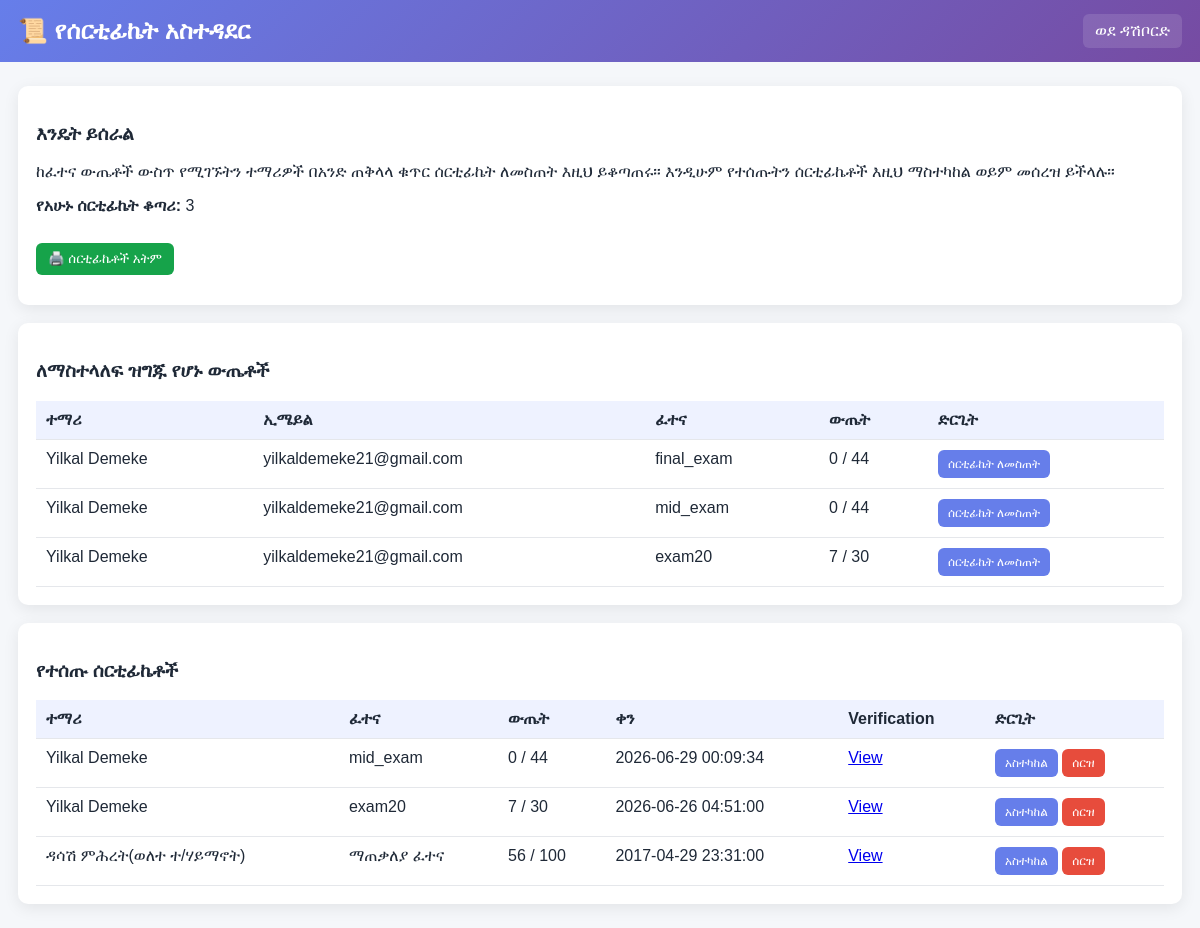
Screenshot of /admin_certificate.php (signed in) with the database file from the repository.
### tables this page shows
CREATE TABLE `exam_submissions` (
  `id` int(11) NOT NULL AUTO_INCREMENT,
  `student_id` varchar(100) NOT NULL,
  `student_name` varchar(255) NOT NULL,
  `exam_type` varchar(50) NOT NULL,
  `access_code` varchar(50) NOT NULL,
  `score` int(11) NOT NULL DEFAULT 0,
  `total_questions` int(11) NOT NULL DEFAULT 0,
  `answers` longtext DEFAULT NULL CHECK (json_valid(`answers`)),
  `submitted_at` datetime DEFAULT current_timestamp(),
  PRIMARY KEY (`id`)
);

CREATE TABLE `students` (
  `id` int(11) NOT NULL AUTO_INCREMENT,
  `name` varchar(255) NOT NULL,
  `email` varchar(255) NOT NULL,
  `student_id` varchar(100) NOT NULL,
  `password_hash` varchar(255) NOT NULL,
  `role` varchar(30) NOT NULL DEFAULT 'Student',
  `created_at` datetime DEFAULT current_timestamp(),
  `email_verified` tinyint(1) NOT NULL DEFAULT 0,
  `email_verification_token` varchar(255) DEFAULT NULL,
  `email_verified_at` datetime DEFAULT NULL,
  `location_country` varchar(100) DEFAULT NULL,
  `location_city` varchar(100) DEFAULT NULL,
  `location_lat` decimal(10,6) DEFAULT NULL,
  `location_lng` decimal(10,6) DEFAULT NULL,
  `country` varchar(100) DEFAULT NULL,
  `city` varchar(100) DEFAULT NULL,
  `latitude` decimal(10,7) DEFAULT NULL,
  `longitude` decimal(10,7) DEFAULT NULL,
  PRIMARY KEY (`id`),
  UNIQUE KEY `email` (`email`),
  UNIQUE KEY `student_id` (`student_id`)
);

CREATE TABLE `certificates` (
  `id` int(11) NOT NULL AUTO_INCREMENT,
  `student_id` varchar(100) NOT NULL,
  `student_name` varchar(255) NOT NULL,
  `exam_type` varchar(50) NOT NULL,
  `score` int(11) NOT NULL DEFAULT 0,
  `total_questions` int(11) NOT NULL DEFAULT 0,
  `issued_at` datetime DEFAULT current_timestamp(),
  `certificate_title` varchar(255) NOT NULL DEFAULT 'የማጠናከር ሰርቲፊኬት',
  `seal_text_top` varchar(255) NOT NULL DEFAULT 'ቤተ ገብርኤል',
  `seal_text_bottom` varchar(255) NOT NULL DEFAULT 'ዲ/ን ሶፎንያስ ደመቀ',
  `signer_name` varchar(255) NOT NULL DEFAULT 'Authorized Signatory',
  `signer_position` varchar(255) DEFAULT NULL,
  `signature_data` longtext DEFAULT NULL,
  `seal_image` varchar(255) DEFAULT NULL,
  `instructor_photo` varchar(255) DEFAULT NULL,
  `student_photo` varchar(255) DEFAULT NULL,
  `show_watermark` tinyint(1) NOT NULL DEFAULT 1,
  `certificate_code` varchar(50) DEFAULT NULL,
  `verification_token` varchar(255) DEFAULT NULL,
  `verification_url` varchar(500) DEFAULT NULL,
  `qr_code_url` varchar(500) DEFAULT NULL,
  `certificate_status` varchar(20) NOT NULL DEFAULT 'Valid',
  `course_name` varchar(255) DEFAULT NULL,
  `completion_date` datetime DEFAULT NULL,
  PRIMARY KEY (`id`),
  UNIQUE KEY `uq_certificate` (`student_id`,`exam_type`)
);

### db.php (called while the page is built, shortened)
<?php
if (!function_exists('safe')) {
    function safe($value): string
    {
        if (is_scalar($value)) {
            return htmlspecialchars((string)$value, ENT_QUOTES, 'UTF-8');
        }
        return '';
    }
}

### admin_certificate.php (the view, shortened to what this page needs)
<?php
require_once __DIR__ . '/db.php';
try {
    $pdo->exec('CREATE TABLE IF NOT EXISTS certificates (
        id INT AUTO_INCREMENT PRIMARY KEY,
        student_id VARCHAR(100) NOT NULL,
        student_name VARCHAR(255) NOT NULL,
        exam_type VARCHAR(50) NOT NULL,
        score INT NOT NULL DEFAULT 0,
        total_questions INT NOT NULL DEFAULT 0,
        certificate_code VARCHAR(50) DEFAULT NULL,
        verification_token VARCHAR(128) DEFAULT NULL,
        verification_url VARCHAR(500) DEFAULT NULL,
        qr_code_url VARCHAR(500) DEFAULT NULL,
        certificate_status VARCHAR(20) NOT NULL DEFAULT "Valid",
        course_name VARCHAR(255) DEFAULT NULL,
        completion_date DATETIME DEFAULT NULL,
        last_verified_at DATETIME DEFAULT NULL,
        last_verified_ip VARCHAR(45) DEFAULT NULL,
        last_verified_user_agent VARCHAR(500) DEFAULT NULL,
        issued_at DATETIME DEFAULT CURRENT_TIMESTAMP,
        UNIQUE KEY uq_certificate (student_id, exam_type)
    ) ENGINE=InnoDB DEFAULT CHARSET=utf8mb4 COLLATE=utf8mb4_unicode_ci');
} catch (PDOException $e) {
    $error = 'Certificate table setup failed: ' . $e->getMessage();
}
try {
    $stmt = $pdo->query('SELECT es.*, s.email FROM exam_submissions es LEFT JOIN students s ON s.student_id = es.student_id ORDER BY es.submitted_at DESC');
    $submissions = $stmt->fetchAll();
} catch (PDOException $e) {
    $submissions = [];
    $error = 'DB ችግኝ አለ። ' . $e->getMessage();
}
try {
    $stmt = $pdo->query('SELECT COUNT(*) as total_certificates FROM certificates');
    $dashboard_certificate_count = (int)($stmt->fetch()['total_certificates'] ?? 0);
} catch (PDOException $e) {
    $dashboard_certificate_count = 0;
}
try {
    $stmt = $pdo->query('SELECT * FROM certificates ORDER BY issued_at DESC');
    $certificates = $stmt->fetchAll();
} catch (PDOException $e) {
    $certificates = [];
}
?>
<!DOCTYPE html>
<html lang="am">
<head>
</head>
<body>
<div class="topbar">
    <h2 style="margin: 0;">📜 የሰርቲፊኬት አስተዳደር</h2>
    <a href="admin_dashboard.php">ወደ ዳሽቦርድ</a>
</div>
<div class="wrap">
    <div class="card">
        <div class="header-row">
            <div>
                <h3>እንዴት ይሰራል</h3>
                <p>ከፈተና ውጤቶች ውስጥ የሚገኙትን ተማሪዎች በአንድ ጠቅላላ ቁጥር ሰርቲፊኬት ለመስጠት እዚህ ይቆጣጠሩ። እንዲሁም የተሰጡትን ሰርቲፊኬቶች እዚህ ማስተካከል ወይም መሰረዝ ይችላሉ።</p>
                <p><strong>የአሁኑ ሰርቲፊኬት ቆጣሪ:</strong> <?php echo $dashboard_certificate_count; ?></p>
            </div>
            <div class="no-print">
                <button type="button" class="print-btn" onclick="window.print()">🖨️ ሰርቲፊኬቶች አትም</button>
            </div>
        </div>
    </div>
    <div class="card">
        <h3>ለማስተላለፍ ዝግጁ የሆኑ ውጤቶች</h3>
        <table>
            <thead>
                <tr>
                    <th>ተማሪ</th>
                    <th>ኢሜይል</th>
                    <th>ፈተና</th>
                    <th>ውጤት</th>
                    <th>ድርጊት</th>
                </tr>
            </thead>
            <tbody>
                <?php if (empty($submissions)): ?>
                    <tr><td colspan="5">ምንም የፈተና ውጤት የለም።</td></tr>
                <?php else: foreach ($submissions as $row): ?>
                    <tr>
                        <td><?php echo safe($row['student_name']); ?></td>
                        <td><?php echo safe($row['email'] ?? '-'); ?></td>
                        <td><?php echo safe($row['exam_type']); ?></td>
                        <td><?php echo (int)$row['score']; ?> / <?php echo (int)$row['total_questions']; ?></td>
                        <td><a class="btn issue" href="admin_certificate.php?issue=<?php echo (int)$row['id']; ?>">ሰርቲፊኬት ለመስጠት</a></td>
                    </tr>
                <?php endforeach; endif; ?>
            </tbody>
        </table>
    </div>
    <div class="card">
        <h3>የተሰጡ ሰርቲፊኬቶች</h3>
        <table>
            <thead>
                <tr>
                    <th>ተማሪ</th>
                    <th>ፈተና</th>
                    <th>ውጤት</th>
                    <th>ቀን</th>
                    <th>Verification</th>
                    <th>ድርጊት</th>
                </tr>
            </thead>
            <tbody>
                <?php if (empty($certificates)): ?>
                    <tr><td colspan="6">ምንም ሰርቲፊኬት አልተሰጠም።</td></tr>
                <?php else: foreach ($certificates as $row): ?>
                    <tr>
                        <td><?php echo safe($row['student_name']); ?></td>
                        <td><?php echo safe($row['exam_type']); ?></td>
                        <td><?php echo (int)$row['score']; ?> / <?php echo (int)$row['total_questions']; ?></td>
                        <td><?php echo safe($row['issued_at']); ?></td>
                        <td>
                            <?php if (!empty($row['verification_url'])): ?>
                                <a class="link" href="<?php echo htmlspecialchars($row['verification_url'], ENT_QUOTES, 'UTF-8'); ?>" target="_blank">View</a>
                            <?php else: ?>
                                <span style="color:#6b7280;">Pending</span>
                            <?php endif; ?>
                        </td>
                        <td>
                            <a class="btn issue" href="admin_edit_certificate.php?id=<?php echo (int)$row['id']; ?>">አስተካከል</a>
                            <a class="btn del" href="admin_certificate.php?delete=<?php echo (int)$row['id']; ?>" onclick="return confirm('ይህን ሰርቲፊኬት ሰርዝ?');">ሰርዝ</a>
                        </td>
                    </tr>
                <?php endforeach; endif; ?>
            </tbody>
        </table>
    </div>
</div>
</body>
</html>

### admin_certificate.php (style rules this page uses)
* { box-sizing: border-box; }
body { margin: 0; font-family: Arial, sans-serif; background: #f5f7fa; color: #1f2937; }
.topbar { background: linear-gradient(135deg, #667eea 0%, #764ba2 100%); color: white; padding: 14px 18px; display: flex; justify-content: space-between; align-items: center; }
.topbar a { color: white; text-decoration: none; background: rgba(255,255,255,0.12); padding: 8px 12px; border-radius: 6px; }
.wrap { max-width: 1200px; margin: 24px auto; padding: 0 18px; }
.card { background: white; border-radius: 10px; box-shadow: 0 4px 16px rgba(0,0,0,0.08); padding: 18px; margin-bottom: 18px; }
table { width: 100%; border-collapse: collapse; }
th, td { border-bottom: 1px solid #e5e7eb; padding: 10px; text-align: left; vertical-align: top; }
th { background: #eef2ff; }
.btn { display: inline-block; padding: 7px 10px; border-radius: 6px; text-decoration: none; font-size: 12px; }
.btn.issue { background: #667eea; color: white; }
.btn.del { background: #e74c3c; color: white; }
.print-btn { display: inline-block; padding: 8px 12px; border-radius: 6px; background: #16a34a; color: white; text-decoration: none; border: 0; cursor: pointer; }
.header-row { display: flex; justify-content: space-between; align-items: center; gap: 12px; flex-wrap: wrap; margin-bottom: 12px; }

### rows the page displays
exam_submissions: student_name "Yilkal Demeke", students.email "yilkaldemeke21@gmail.com", exam_type "final_exam", score "0", total_questions "44"
exam_submissions: student_name "Yilkal Demeke", students.email "yilkaldemeke21@gmail.com", exam_type "mid_exam", score "0", total_questions "44"
exam_submissions: student_name "Yilkal Demeke", students.email "yilkaldemeke21@gmail.com", exam_type "exam20", score "7", total_questions "30"
certificates: student_name "Yilkal Demeke", exam_type "mid_exam", score "0", total_questions "44", issued_at "2026-06-29 00:09:34"
certificates: student_name "Yilkal Demeke", exam_type "exam20", score "7", total_questions "30", issued_at "2026-06-26 04:51:00"
certificates: student_name "ዳሳሽ ምሕረት(ወለተ ተ/ሃይማኖት)", exam_type "ማጠቃለያ ፈተና", score "56", total_questions "100", issued_at "2017-04-29 23:31:00"

### other values shown
$dashboard_certificate_count "3"
